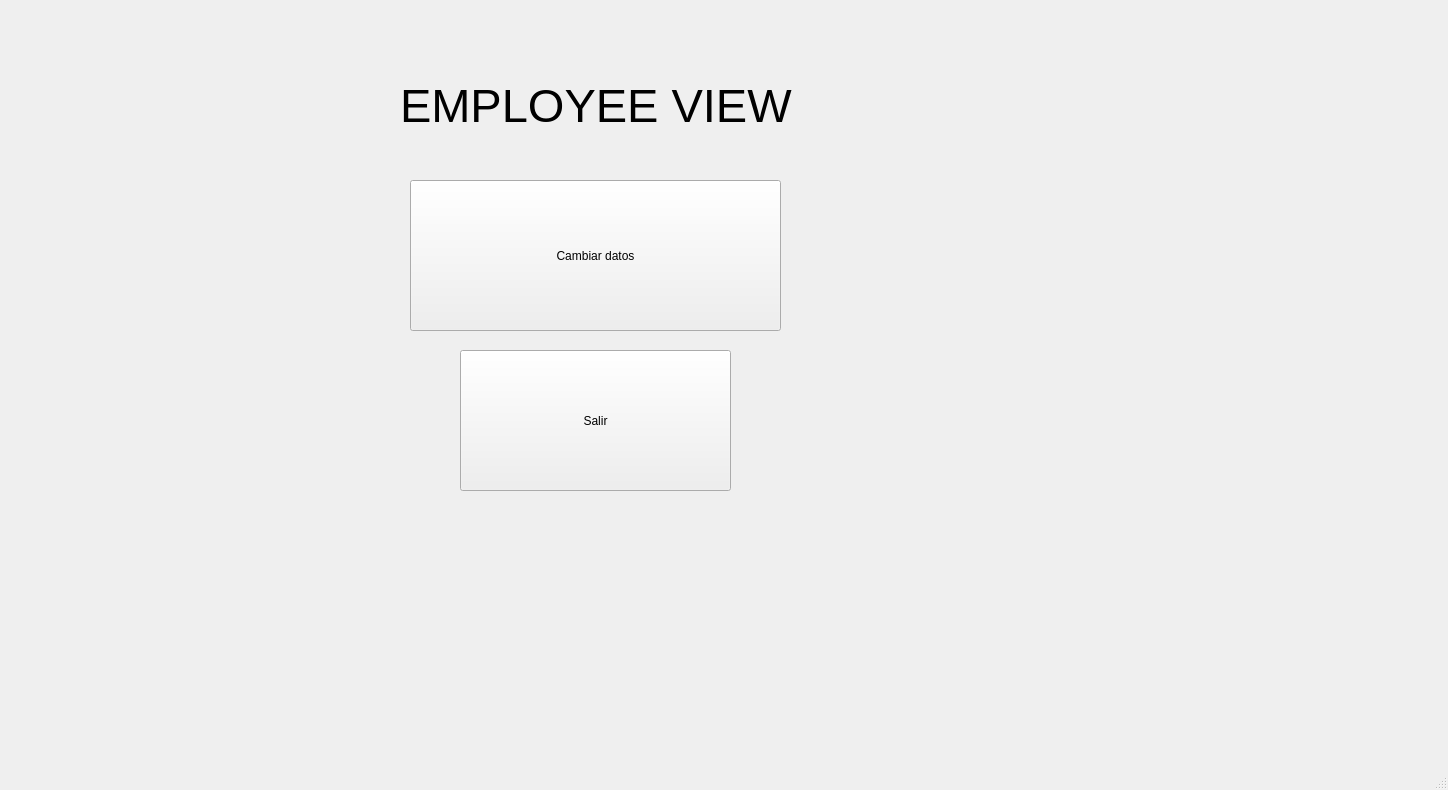
<?xml version="1.0" encoding="UTF-8"?>
<ui version="4.0">
 <class>MainWindow</class>
 <widget class="QMainWindow" name="MainWindow">
  <property name="geometry">
   <rect>
    <x>0</x>
    <y>0</y>
    <width>1448</width>
    <height>790</height>
   </rect>
  </property>
  <property name="windowTitle">
   <string>MainWindow</string>
  </property>
  <widget class="QWidget" name="centralwidget">
   <widget class="QLabel" name="label">
    <property name="geometry">
     <rect>
      <x>400</x>
      <y>40</y>
      <width>461</width>
      <height>131</height>
     </rect>
    </property>
    <property name="font">
     <font>
      <pointsize>35</pointsize>
     </font>
    </property>
    <property name="text">
     <string>EMPLOYEE VIEW</string>
    </property>
   </widget>
   <widget class="QPushButton" name="pushButton">
    <property name="geometry">
     <rect>
      <x>410</x>
      <y>180</y>
      <width>371</width>
      <height>151</height>
     </rect>
    </property>
    <property name="text">
     <string>Cambiar datos</string>
    </property>
   </widget>
   <widget class="QPushButton" name="pushButton_2">
    <property name="geometry">
     <rect>
      <x>460</x>
      <y>350</y>
      <width>271</width>
      <height>141</height>
     </rect>
    </property>
    <property name="text">
     <string>Salir</string>
    </property>
   </widget>
  </widget>
  <widget class="QMenuBar" name="menubar">
   <property name="geometry">
    <rect>
     <x>0</x>
     <y>0</y>
     <width>1448</width>
     <height>21</height>
    </rect>
   </property>
  </widget>
  <widget class="QStatusBar" name="statusbar"/>
 </widget>
 <resources/>
 <connections/>
</ui>
